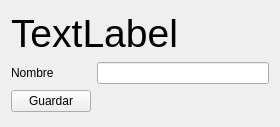
<?xml version="1.0" encoding="UTF-8"?>
<ui version="4.0">
 <class>AddNombre</class>
 <widget class="QWidget" name="AddNombre">
  <property name="geometry">
   <rect>
    <x>0</x>
    <y>0</y>
    <width>280</width>
    <height>127</height>
   </rect>
  </property>
  <property name="windowTitle">
   <string>añadirNombre</string>
  </property>
  <layout class="QFormLayout" name="formLayout">
   <item row="0" column="0" colspan="2">
    <widget class="QLabel" name="Title">
     <property name="font">
      <font>
       <pointsize>29</pointsize>
      </font>
     </property>
     <property name="text">
      <string>TextLabel</string>
     </property>
    </widget>
   </item>
   <item row="1" column="0">
    <widget class="QLabel" name="nombre">
     <property name="text">
      <string>Nombre</string>
     </property>
    </widget>
   </item>
   <item row="1" column="1">
    <widget class="QLineEdit" name="nombreText"/>
   </item>
   <item row="2" column="0">
    <widget class="QPushButton" name="pushButton">
     <property name="text">
      <string>Guardar</string>
     </property>
    </widget>
   </item>
  </layout>
 </widget>
 <resources/>
 <connections/>
</ui>
